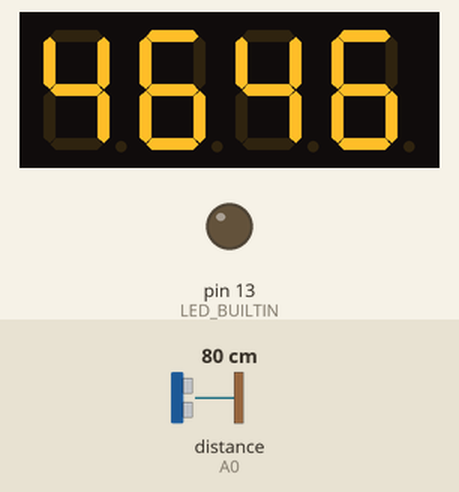
Bench run of a sketch on a simulated Arduino Uno, built with avr-gcc and run on an emulated ATmega328P. Shown: 4-digit seven-segment display, output pins drawn as LEDs (lit = HIGH). Wiring (inferred from the names in the program): ultrasonic range finder: trigger pin 4; echo A0. The inputs (shaded band) are chosen by the test bench; at power-on: distance to the obstacle (sensor on A0) 80 cm. The echo pulse lasts 58.3 µs per cm; pins used as bus, display or sensor lines are not drawn.

Above: at 1.2 s.
1.3 s: distance to the obstacle (sensor on A0) set to 166 cm
At 1.9 s:
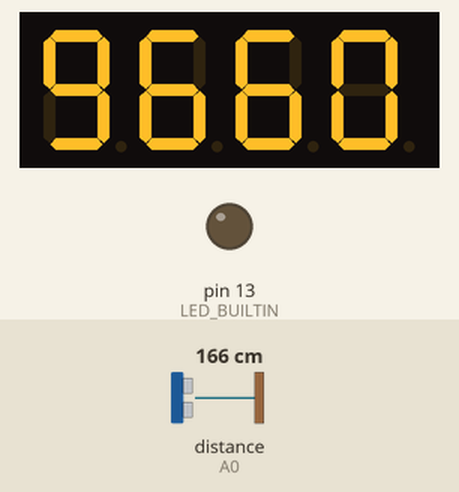
2.8 s: distance to the obstacle (sensor on A0) set to 176 cm
At 3.4 s:
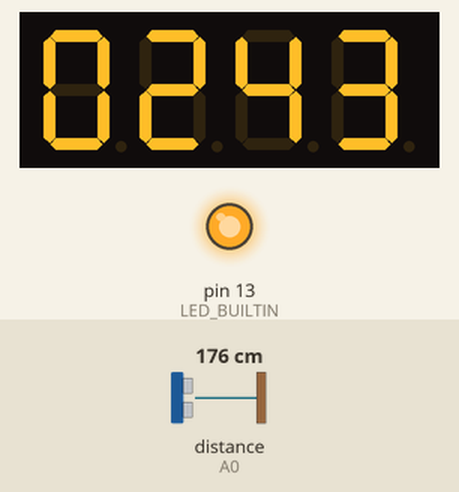
4.3 s: distance to the obstacle (sensor on A0) set to 2 cm
At 4.35 s:
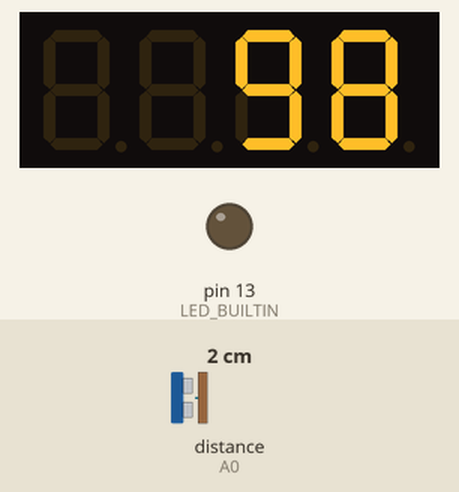
Timing chart, 0 to 7.3 s (numbered marks = the images above; inputs shaded):
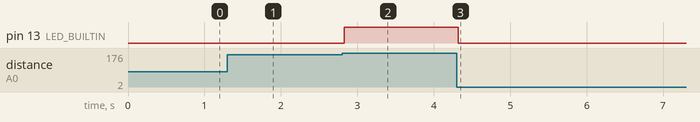

The sketch:

code.ino
```cpp
#include <TM1637Display.h>

const int clk = 2, dio = 3, trig = 4, echo = A0;
TM1637Display ds = TM1637Display(clk, dio);

void setup() {
  // put your setup code here, to run once:
  ds.clear();
  ds.setBrightness(7);

  pinMode(LED_BUILTIN, OUTPUT);
  pinMode(trig, OUTPUT);
  pinMode(echo, INPUT);
}

void loop() {
  // put your main code here, to run repeatedly:
  digitalWrite(trig, LOW);
  digitalWrite(trig, HIGH);
  digitalWrite(trig, LOW);
  long long x = pulseIn(echo, HIGH);
  if(x >= 10000) digitalWrite(LED_BUILTIN, HIGH);
  else digitalWrite(LED_BUILTIN, LOW);
  ds.showNumberDec(x);
}
```

Measured:
- the behaviour switches between 171 and 172 cm on distance to the obstacle (sensor on A0) (found by bisection; images 1 and 2)
- after the input at 1.3 s, the display: changes at once (image 1)
- after the input at 2.8 s, pin 13 (LED_BUILTIN): LOW → HIGH at once; the display: changes after 0.05 s (image 2)
- after the input at 4.3 s, pin 13 (LED_BUILTIN): HIGH → LOW at once; the display: changes at once (image 3)
